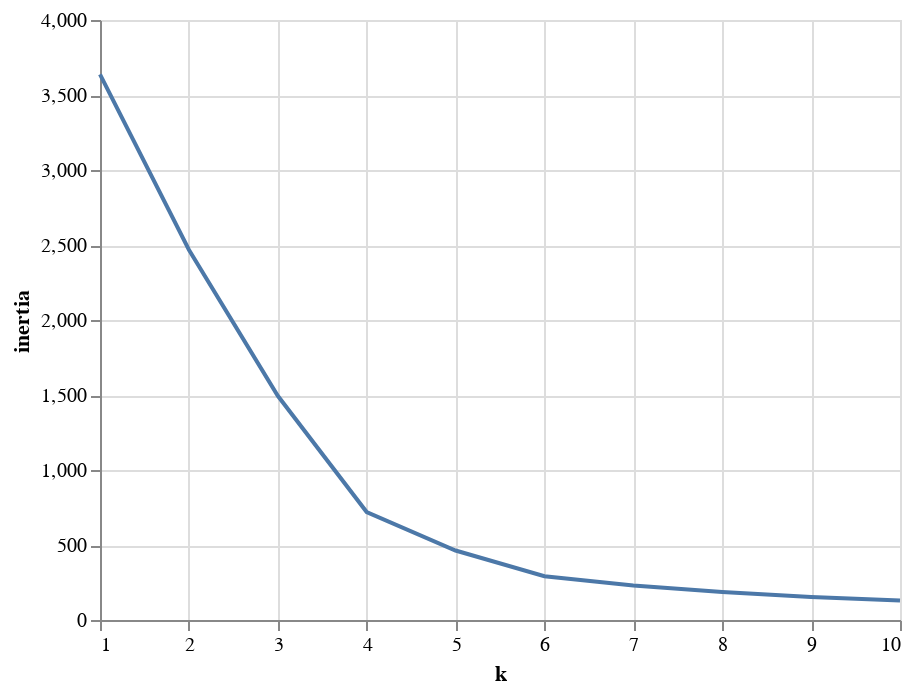

The notebook cell saved with this chart:
### Markdown cell above
### Clustering Crytocurrencies Using K-Means

 #### Finde the Best Value for `k` Using the Elbow Curve

### Code cell
inertia = []
k = list(range(1, 11))

# Calculate the inertia for the range of k values
for i in k:
    km = KMeans(n_clusters=i, random_state=0)
    km.fit(pcs_df)
    inertia.append(km.inertia_)

# Create the Elbow Curve using hvPlot
elbow_data = {"k": k, "inertia": inertia}
df_elbow = pd.DataFrame(elbow_data)
alt.Chart(df_elbow).mark_line().encode(x="k", y="inertia")

### Figure 1 — Vega-Lite specification as saved in the notebook (floating-point values rounded to 4 significant figures)
{"$schema": "https://vega.github.io/schema/vega-lite/v3.4.0.json", "config": {"mark": {"tooltip": null}, "view": {"height": 300, "width": 400}}, "data": {"name": "data-e2f8fee5b9eadef4754d82c8a9c61e6f"}, "datasets": {"data-e2f8fee5b9eadef4754d82c8a9c61e6f": [{"inertia": 3637.0, "k": 1}, {"inertia": 2469.0, "k": 2}, {"inertia": 1495.0, "k": 3}, {"inertia": 719.8, "k": 4}, {"inertia": 463.2, "k": 5}, {"inertia": 292.1, "k": 6}, {"inertia": 230.6, "k": 7}, {"inertia": 187.2, "k": 8}, {"inertia": 154.1, "k": 9}, {"inertia": 130.0, "k": 10}]}, "encoding": {"x": {"field": "k", "type": "quantitative"}, "y": {"field": "inertia", "type": "quantitative"}}, "mark": "line"}
